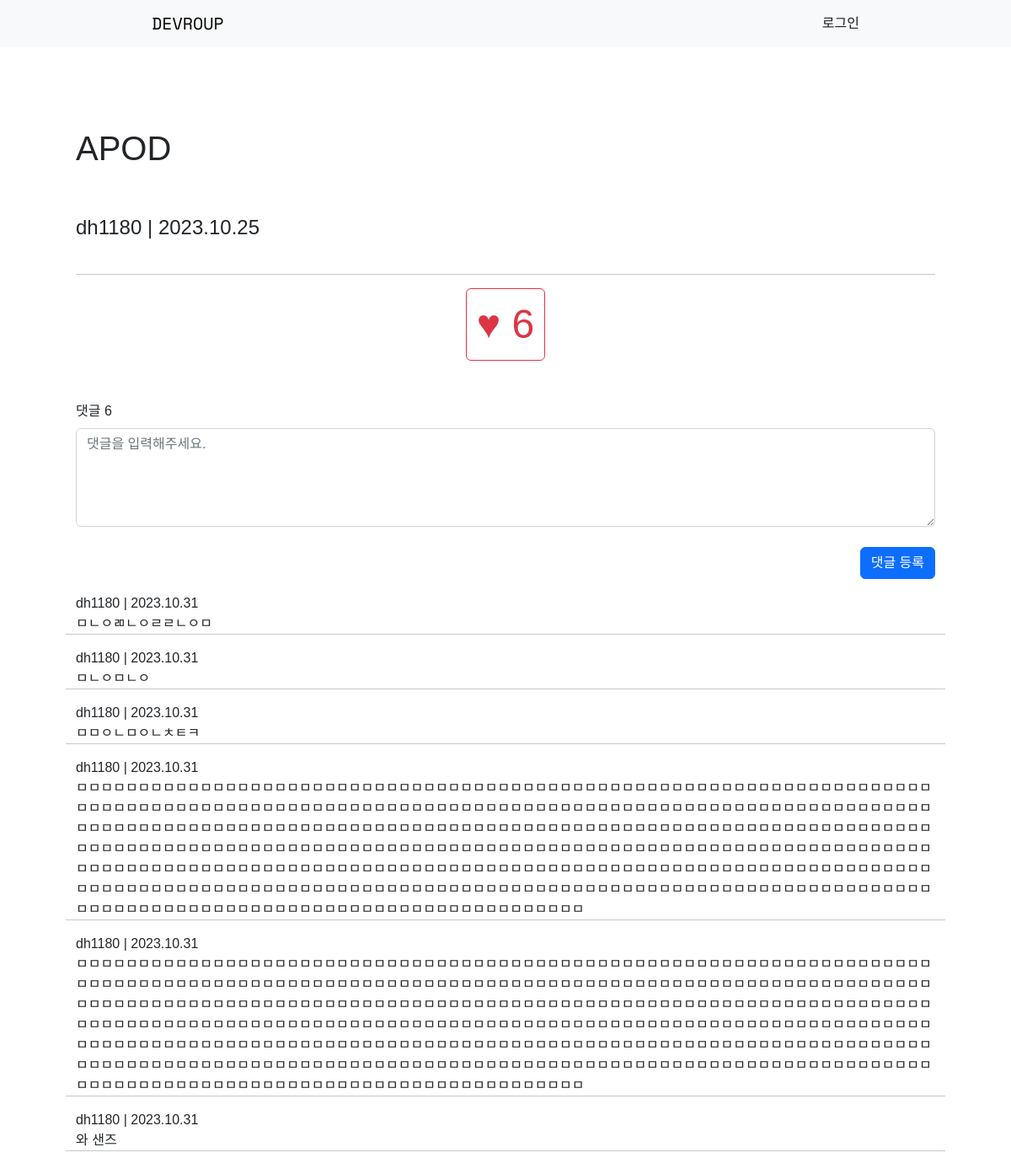
Screenshot of /post/7/ with the database file from the repository.
### community/models.py (models this page shows, shortened)
class Post(models.Model):
    title = models.CharField(max_length=200)
    author = models.CharField(max_length=30, null=True)
    hit = models.IntegerField(default=0)
    like = models.IntegerField(default=0)
    date = models.DateTimeField(auto_now_add=True)
    image = models.ImageField(upload_to='community_thumbnail', null=True)
    content = MarkdownxField()
    def md(self):
        return markdown(self.content)

class Comment(models.Model):
    post = models.ForeignKey(Post, on_delete=models.CASCADE)
    author = models.CharField(max_length=30, null=True)
    content = models.TextField()
    date = models.DateTimeField(auto_now_add=True)
    def __str__(self):
        return self.content

### community/views.py (the view)
# urls.py: path('post/<int:pk>/', views.post_detail, name='post_detail'),
def post_detail(request, pk):
    post = get_object_or_404(Post, pk=pk)
    post.hit += 1
    post.save()
    comments = Comment.objects.filter(post__pk=pk).order_by('-date')
    if request.method == 'POST':
        if request.user.is_authenticated:
            post.like += 1
            post.save()
        else:
            messages.warning(request, "로그인 후 다시 시도해 주세요.")
    return render(request, 'community/post_detail.html', {'post': post, 'comments': comments})

### community/templates/community/post_detail.html (shortened to what this page needs)
{% extends 'community/base.html' %} {% block content %}
<br /><br /><br /><br />
<div class="container">
    <div class="ms-5 me-5">
        <div class="row">
            <div class="col-12 mb-5">
                <h1>
                    {{ post.title }}
                </h1>
            </div>
        </div>
        <div class="row">
            <div class="col-12 mb-3">
                <h4>
                    {{ post.author }} | {{ post.date | date:'Y.m.d' }}
                </h4>
            </div>
        </div>
        <hr />
        <form action="" method="POST" class="mb-5">
            <div class="text-center">
                <button type="submit" class="btn btn-outline-danger" style="font-size: 300%;">
                    ♥ {{ post.like }}
                </button>
            </div>
        </form>
        <div class="row">
            <form
                action="{% url 'community:comment_create' pk=post.pk %}"
                method="POST"
                class="mb-0"
            >
                <label for="comment" class="form-label">댓글 {{ comments|length }}</label>
                <textarea
                    class="form-control h-75"
                    id="comment"
                    placeholder="댓글을 입력해주세요."
                    name="content"
                ></textarea>
                <br />
                <input type="submit" class="float-end btn btn-primary" value="댓글 등록" />
            </form>
        </div>
        <br /><br /><br />
        <div class="row">
                {% for comment in comments %}
            <div class="col-12">
                {{ comment.author }} | {{ comment.date | date:'Y.m.d'}}
                <br />
                {{ comment }}
            </div>
            <hr />
            {% endfor %}
        </div>
        <br /><br />
    </div>
</div>
{% endblock content %}

### community/templates/community/base.html (style rules this page uses)
body { font-family: 'Noto Sans KR', sans-serif; }

### rows the page displays
Post: title "APOD", author "dh1180", date "2023.10.25", like "6"
Comment: author "dh1180", date "2023.10.31", content "ㅁㄴㅇㄻㄴㅇㄹㄹㄴㅇㅁ"
Comment: author "dh1180", date "2023.10.31", content "ㅁㄴㅇㅁㄴㅇ"
Comment: author "dh1180", date "2023.10.31", content "ㅁㅁㅇㄴㅁㅇㄴㅊㅌㅋ"
Comment: author "dh1180", date "2023.10.31", content "ㅁㅁㅁㅁㅁㅁㅁㅁㅁㅁㅁㅁㅁㅁㅁㅁㅁㅁㅁㅁㅁㅁㅁㅁㅁㅁㅁㅁㅁㅁㅁㅁㅁㅁㅁㅁㅁㅁㅁㅁㅁㅁㅁㅁㅁㅁㅁㅁㅁㅁㅁㅁㅁㅁㅁㅁㅁㅁㅁㅁㅁㅁㅁㅁㅁㅁㅁㅁㅁㅁㅁㅁㅁㅁㅁㅁㅁㅁㅁㅁㅁㅁㅁㅁㅁㅁㅁㅁㅁㅁㅁㅁㅁㅁㅁㅁㅁㅁㅁㅁㅁㅁㅁㅁㅁㅁㅁㅁㅁㅁㅁㅁㅁㅁㅁㅁㅁㅁㅁㅁㅁㅁㅁㅁㅁㅁㅁㅁㅁㅁㅁㅁㅁㅁㅁㅁㅁㅁㅁㅁㅁㅁㅁㅁㅁㅁㅁㅁㅁㅁㅁㅁㅁㅁㅁㅁㅁㅁㅁㅁㅁㅁㅁㅁㅁㅁㅁㅁㅁㅁㅁㅁㅁㅁㅁㅁㅁㅁㅁㅁㅁㅁㅁㅁㅁㅁㅁㅁㅁㅁㅁㅁㅁㅁㅁㅁㅁㅁㅁㅁㅁㅁㅁㅁㅁㅁㅁㅁㅁㅁㅁㅁㅁㅁㅁㅁㅁㅁㅁㅁㅁㅁㅁㅁㅁㅁㅁㅁㅁㅁㅁㅁㅁㅁㅁㅁㅁㅁㅁㅁㅁㅁㅁㅁㅁㅁㅁㅁㅁㅁㅁㅁㅁㅁㅁㅁㅁㅁㅁㅁㅁㅁㅁㅁㅁㅁㅁㅁㅁㅁㅁㅁㅁㅁㅁㅁㅁㅁㅁㅁㅁㅁㅁㅁㅁㅁㅁㅁㅁㅁㅁㅁㅁㅁㅁㅁㅁㅁㅁㅁㅁㅁㅁㅁㅁㅁㅁㅁㅁㅁㅁㅁㅁㅁㅁㅁㅁㅁㅁㅁㅁㅁㅁㅁㅁㅁㅁㅁㅁㅁㅁㅁㅁㅁㅁㅁㅁㅁㅁㅁㅁㅁㅁㅁㅁㅁㅁㅁㅁㅁㅁㅁㅁㅁㅁㅁㅁㅁㅁㅁㅁㅁㅁㅁㅁㅁㅁㅁㅁㅁㅁㅁㅁㅁㅁㅁㅁㅁㅁㅁㅁㅁㅁㅁㅁㅁㅁㅁㅁㅁㅁㅁㅁㅁㅁㅁㅁㅁㅁㅁㅁㅁㅁㅁㅁㅁㅁㅁㅁㅁㅁㅁㅁㅁㅁㅁㅁㅁㅁㅁㅁㅁㅁㅁㅁㅁㅁㅁㅁㅁㅁㅁㅁㅁㅁㅁㅁㅁㅁㅁㅁㅁㅁㅁㅁㅁㅁㅁㅁㅁㅁㅁㅁㅁㅁ"
Comment: author "dh1180", date "2023.10.31", content "ㅁㅁㅁㅁㅁㅁㅁㅁㅁㅁㅁㅁㅁㅁㅁㅁㅁㅁㅁㅁㅁㅁㅁㅁㅁㅁㅁㅁㅁㅁㅁㅁㅁㅁㅁㅁㅁㅁㅁㅁㅁㅁㅁㅁㅁㅁㅁㅁㅁㅁㅁㅁㅁㅁㅁㅁㅁㅁㅁㅁㅁㅁㅁㅁㅁㅁㅁㅁㅁㅁㅁㅁㅁㅁㅁㅁㅁㅁㅁㅁㅁㅁㅁㅁㅁㅁㅁㅁㅁㅁㅁㅁㅁㅁㅁㅁㅁㅁㅁㅁㅁㅁㅁㅁㅁㅁㅁㅁㅁㅁㅁㅁㅁㅁㅁㅁㅁㅁㅁㅁㅁㅁㅁㅁㅁㅁㅁㅁㅁㅁㅁㅁㅁㅁㅁㅁㅁㅁㅁㅁㅁㅁㅁㅁㅁㅁㅁㅁㅁㅁㅁㅁㅁㅁㅁㅁㅁㅁㅁㅁㅁㅁㅁㅁㅁㅁㅁㅁㅁㅁㅁㅁㅁㅁㅁㅁㅁㅁㅁㅁㅁㅁㅁㅁㅁㅁㅁㅁㅁㅁㅁㅁㅁㅁㅁㅁㅁㅁㅁㅁㅁㅁㅁㅁㅁㅁㅁㅁㅁㅁㅁㅁㅁㅁㅁㅁㅁㅁㅁㅁㅁㅁㅁㅁㅁㅁㅁㅁㅁㅁㅁㅁㅁㅁㅁㅁㅁㅁㅁㅁㅁㅁㅁㅁㅁㅁㅁㅁㅁㅁㅁㅁㅁㅁㅁㅁㅁㅁㅁㅁㅁㅁㅁㅁㅁㅁㅁㅁㅁㅁㅁㅁㅁㅁㅁㅁㅁㅁㅁㅁㅁㅁㅁㅁㅁㅁㅁㅁㅁㅁㅁㅁㅁㅁㅁㅁㅁㅁㅁㅁㅁㅁㅁㅁㅁㅁㅁㅁㅁㅁㅁㅁㅁㅁㅁㅁㅁㅁㅁㅁㅁㅁㅁㅁㅁㅁㅁㅁㅁㅁㅁㅁㅁㅁㅁㅁㅁㅁㅁㅁㅁㅁㅁㅁㅁㅁㅁㅁㅁㅁㅁㅁㅁㅁㅁㅁㅁㅁㅁㅁㅁㅁㅁㅁㅁㅁㅁㅁㅁㅁㅁㅁㅁㅁㅁㅁㅁㅁㅁㅁㅁㅁㅁㅁㅁㅁㅁㅁㅁㅁㅁㅁㅁㅁㅁㅁㅁㅁㅁㅁㅁㅁㅁㅁㅁㅁㅁㅁㅁㅁㅁㅁㅁㅁㅁㅁㅁㅁㅁㅁㅁㅁㅁㅁㅁㅁㅁㅁㅁㅁㅁㅁㅁㅁㅁㅁㅁㅁㅁㅁㅁㅁㅁㅁㅁㅁㅁㅁㅁㅁㅁㅁㅁㅁㅁ"
Comment: author "dh1180", date "2023.10.31", content "와 샌즈"

### other values shown
{{ comments|length }} "6"
